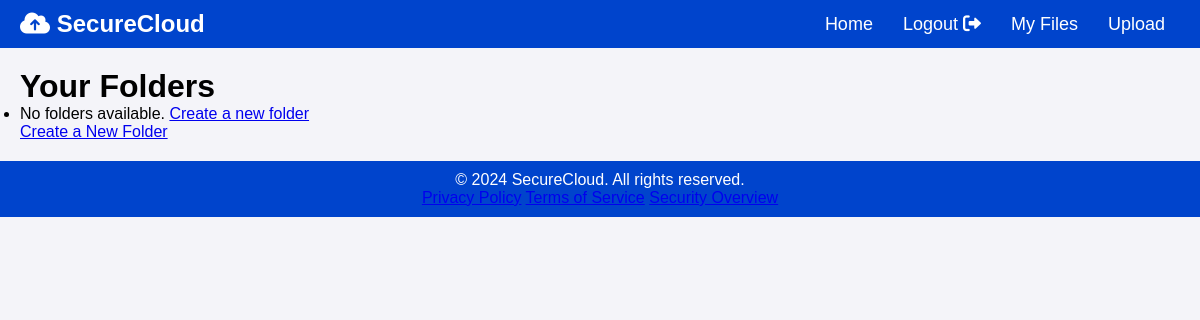
Before: /folders/ (signed in) with the older database file.
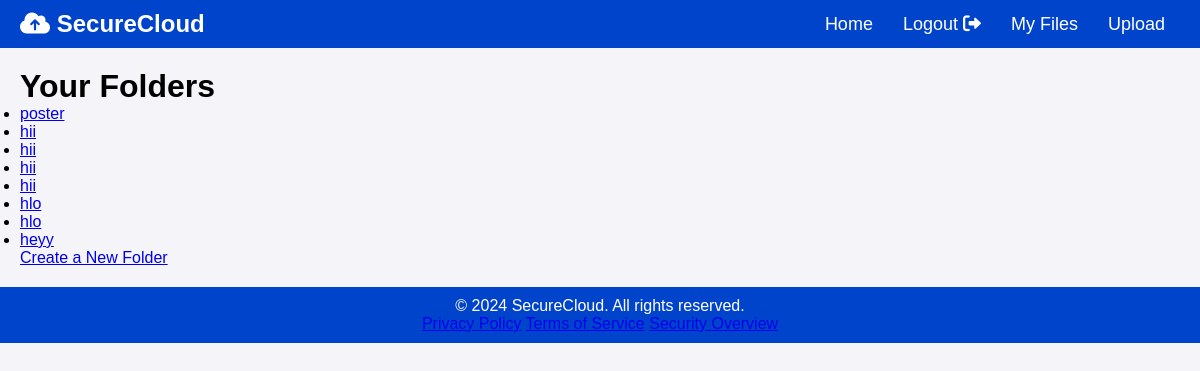
After: the same page with the newer database file.
### storage/models.py (models this page shows, shortened)
class Folder(models.Model):
    name = models.CharField(max_length=255)
    parent = models.ForeignKey('self', null=True, blank=True, on_delete=models.CASCADE)
    user = models.ForeignKey(User, on_delete=models.CASCADE)

### storage/views.py (the view)
# urls.py: path('folders/', views.folder_list, name='folder_list'),
@login_required
def folder_list(request):
    folders = Folder.objects.filter(user=request.user)
    return render(request, 'folder_list.html', {
        'folders': folders,
    })

### storage/templates/folder_list.html (shortened to what this page needs)
{% extends "base.html" %}
{% block content %}
  <h1>Your Folders</h1>
  <ul>
    {% for folder in folders %}
      <li>
        <a href="{% url 'storage:folder_detail' folder_id=folder.id %}">{{ folder.name }}</a>
      </li>
    {% empty %}
      <li>No folders available. <a href="{% url 'storage:create_folder' %}">Create a new folder</a></li>
    {% endfor %}
  </ul>
  <a href="{% url 'storage:create_folder' %}">Create a New Folder</a>
{% endblock %}

Changed rows visible on the page:
added Folder: name "poster"
added Folder: name "hii"
added Folder: name "hii"
added Folder: name "hii"
added Folder: name "hii"
added Folder: name "hlo"
added Folder: name "hlo"
added Folder: name "heyy"
Other visible differences:
text no longer shown: "No folders available. Create a new folder"
